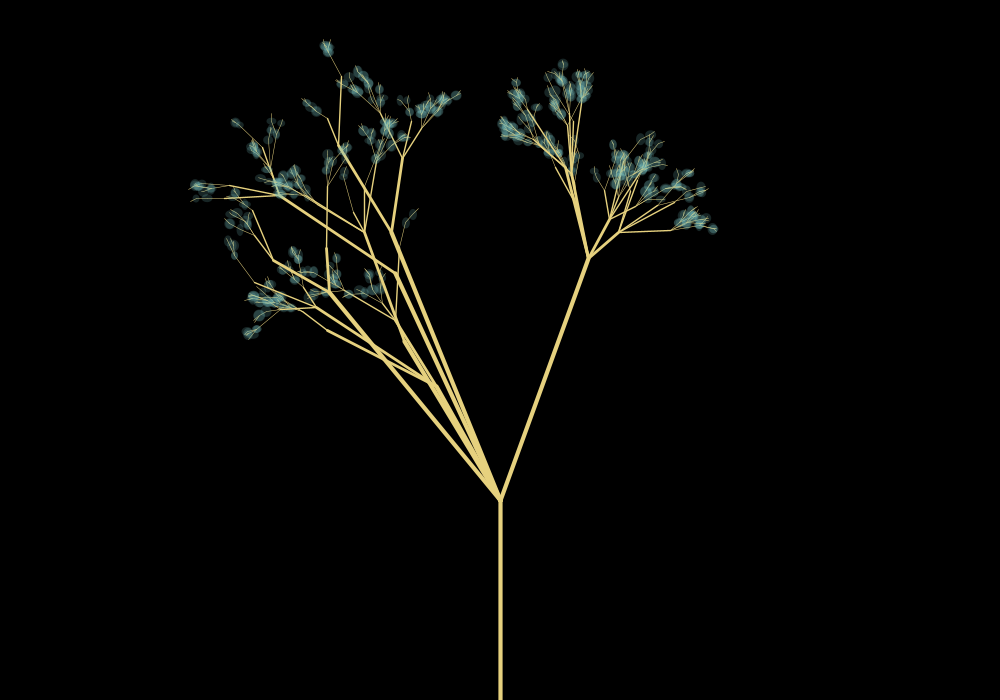
Frame 1 (no input)
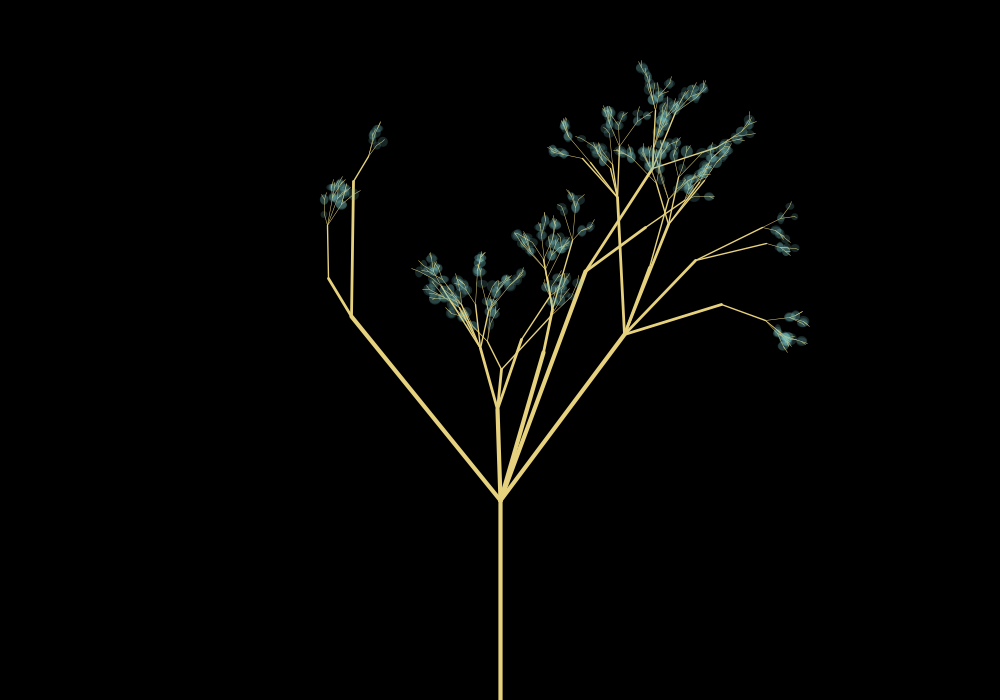
Frame 2 (the mouse pressed at the canvas centre, redrawn once)

The Processing sketch that drew these frames (run headless with seeded random() and noise(); the mouse was pressed at the canvas centre and the sketch redrawn once):

// Processing sketch: processing_152009
// ── processing_152009.pde

/*composite branches*/
int MAX_DEPTH = 5;  
ArrayList<Branch> branchList = new ArrayList<Branch>(); 

//color leafColor = color(113, 200, 100, 50); 
color leafColor = color(116, 188, 187, 50); 
//color leafColor = color(200, 90, 90, 50); 
color bkgdColor = color(0); 
color treeColor = color(230, 209, 126); 
//color treeColor = color(196, 142, 75);
Branch trunk;

void setup() {
  size(1000, 700); 
  noLoop(); 
}

void draw() {
    background(bkgdColor); 
    generate(); 
    
}

void mouseReleased() {
    redraw(); 
}

void generate() {  
  branchList = new ArrayList<Branch>(); 
  Vertex bot = new Vertex(500, 700, 0); 
  Vertex top = new Vertex(500, 500, 1); 
  trunk = new Branch(bot, top); 
  
  //println("branches : " + branchList.size()); 
  
  
  for (int i=0; i<branchList.size(); i++) {
    branchList.get(i).display(); 
  }
}


class Branch {
  //self
  Line line_; 
  Leaf leaf; 
  float angle; 
  int lengt; 
  //children
  Branch[] branches;   
  
  //used only for first branch
  Branch(Vertex bot, Vertex top) {
    branchList.add(this); 
    line_ = new Line(bot, top, getStrokeWeight(0)); 
    int children = (int)random(5,8);
    branches = new Branch[children]; 
    for (int i=0; i<children; i++) {
      branches[i] = new Branch(); 
      branches[i] = branches[i].makeBranch(top, PI + HALF_PI, 0); 
    }
  }
  
  //used for all subsequent branches
  Branch() {
  }
  
  Branch makeBranch(Vertex start, float angle, int deepness) {
    //define this branch: 
    //get parameters
    int lengthPivot = getLengthPivot(deepness); 
    float angleVariation = getAngleVariation(deepness); 
    //compute dependent, semi-randomized parameters
    angle += random(-angleVariation, angleVariation);     
    lengt = (int)random(lengthPivot*.4, lengthPivot*1.5);  
    //define this branch based on parameters
    Vertex end = new Vertex(start.x + cos(angle)*lengt, start.y + sin(angle)*lengt, getVertexTag(deepness)); 
   
    line_ = new Line(start, end, getStrokeWeight(deepness));  
    
    branchList.add(this); 
    
    //define child branches: 
    if (deepness < MAX_DEPTH) {          
      //make new branches
      int children = (int)random(1, getMaxChildren(deepness)); 
      branches = new Branch[children]; 
      for (int i=0; i<children; i++) {
        branches[i] = new Branch(); 
        branches[i] = branches[i].makeBranch(end, angle, deepness+1); 
      }
    }
    
    //add a leaf to branch, if appropriate
    if (deepness > 3) {
      leaf = new Leaf(start, (int)random(7, 13), (int)random(7, 13)); 
    }
    
    return this; 
  }
  
  int getVertexTag(int deepness) {
    return deepness+2; 
  }
 
  float getStrokeWeight(int depth) {
    float strokeWeight = getShallowness(depth)*1.4-7; 
    if (strokeWeight > .5) {
      return strokeWeight; 
    } else {
      return .5; 
    }
  }
  
  int getShallowness(int depth) {
    return 8 - depth; 
  }
  
  int getMaxChildren(int depth) {
    return 7 - depth; 
  }
  
  int getLengthPivot(int depth) {
    int lengthPivot = 200; 
    for (int i=0; i<depth; i++) {
      lengthPivot *= .5; 
    }
    return lengthPivot; 
  }
  
  float getAngleVariation(int depth) {
    return .8-depth*.05; 
  } 
  
  void display() {
    //display self
    Vertex a = line_.a; 
    Vertex b = line_.b; 
    strokeWeight(line_.strokeWeight); 
    stroke(treeColor); 
    line(a.x, a.y, b.x, b.y);
    if (leaf != null) {
      fill(leafColor); 
      noStroke(); 
      leaf.display(); 
    }
  }
  
  void spinBranch(float dRotation) {
    Vertex anchorPt = getAnchorVertex(); 
    Vertex movingPt = null; 
    if (anchorPt == line_.a) {
      movingPt = line_.b; 
    } else {
      movingPt = line_.a; 
    }
    angle += dRotation; 
    movingPt.x = anchorPt.x + cos(angle) * lengt; 
    movingPt.y = anchorPt.y + sin(angle) * lengt; 
 }
  
  Vertex getAnchorVertex() {        
    Vertex a = line_.a; 
    Vertex b = line_.b; 
    if (a.tag < b.tag) {     
      return a; 
    } else {
      return b; 
    }
  }
}

class Leaf {
  Vertex center; 
  int w, h;   
  
  Leaf(Vertex center, int w, int h) {
    this.center = center; 
    this.w = w; 
    this.h = h;
  }
  
  void display() {
    ellipse(center.x, center.y, w, h); 
  }  
}

class Line {
  Vertex a, b; 
  float strokeWeight; 
  
  Line(Vertex a, Vertex b, float strokeWeight) {
    this.a = a; 
    this.b = b; 
    this.strokeWeight = strokeWeight; 
  }
}

class Vertex {
  float x, y; 
  int tag; 
  
  Vertex(float x, float y, int tag) {
    this.x = x; 
    this.y = y; 
    this.tag = tag; 
  }
}
